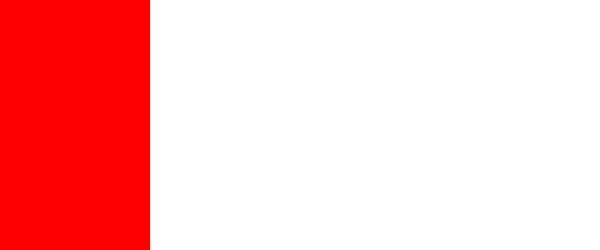
Frame 1 (no input)
Frame 60 (no input): identical to frame 1, image omitted
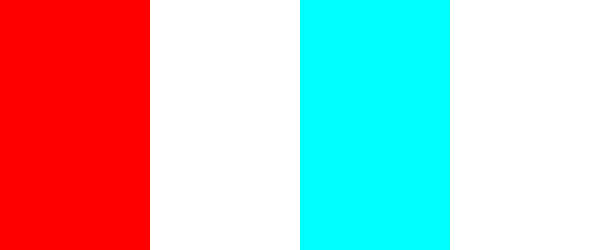
Frame 120 (the mouse pressed at the canvas centre since frame 60)

The p5.js sketch that drew these frames (run headless with seeded random() and noise() and a simulated clock; from frame 60 on, the mouse is pressed at the canvas centre):

// p5.js sketch
// ── sketch.js
const barWidth = 150;
let lastBar = -10;

function setup() {
  createCanvas(600, 250);
  colorMode(HSB, height, height, height);
  noStroke(-100);
  background(1000);
}

function draw() {
  let whichBar = mouseX / barWidth;
  if (whichBar !== lastBar) {
    let barX = whichBar * barWidth;
    fill(mouseY, height, height);
    rect(barX, 0, barWidth, height);
    lastBar = whichBar;
  }
}
